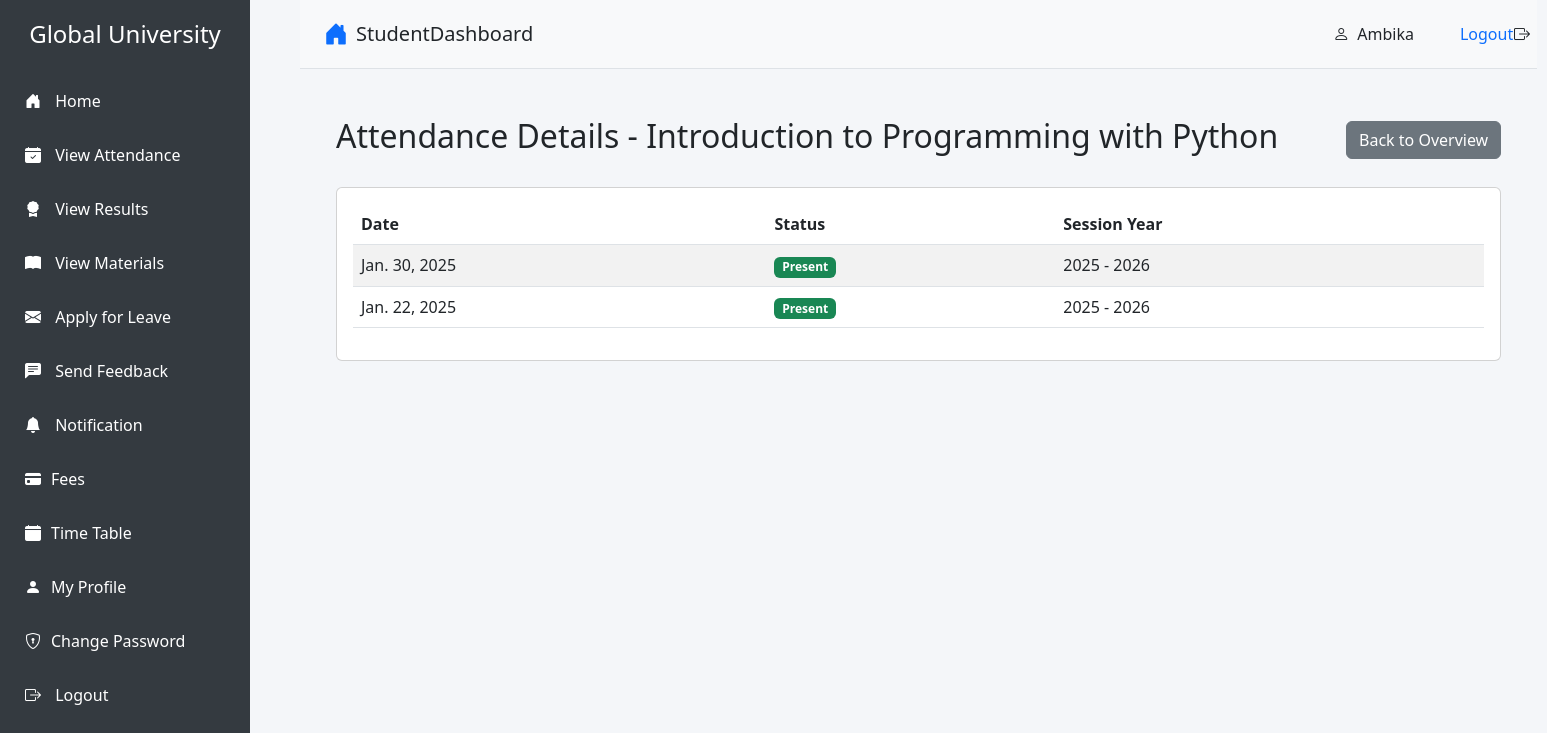
/student/attendance-detail/?subject=2 (signed in), run on the app's committed database.
### student/models.py (models this page shows, shortened)
class Subject(models.Model):
    name = models.CharField(max_length=100, unique=True)
    description = models.TextField()
    course = models.ForeignKey(Course, on_delete=models.CASCADE, default=1) #need to give defauult course
    staff= models.ForeignKey(Staff, on_delete=models.CASCADE)

class AttendanceReport(models.Model):
    student = models.ForeignKey(Student, on_delete=models.CASCADE)
    attendance = models.ForeignKey(Attendance, on_delete=models.CASCADE)
    status = models.BooleanField(default=False)  # True for Present, False for Absent
    created_at = models.DateTimeField(default=timezone.now)
    updated_at = models.DateTimeField(default=timezone.now)

class Attendance(models.Model):
    subject = models.ForeignKey(Subject, on_delete=models.CASCADE)
    attendance_date = models.DateField(default=timezone.now)
    session_year = models.ForeignKey(SessionYearModel, on_delete=models.CASCADE)
    created_at = models.DateTimeField(default=timezone.now)
    updated_at = models.DateTimeField(default=timezone.now)

class SessionYearModel(models.Model):
    id = models.AutoField(primary_key=True)
    session_start_year = models.DateField()
    session_end_year = models.DateField()
    def __str__(self):
        return f"{self.session_start_year.year} - {self.session_end_year.year}"

### student/views.py (the view)
# urls.py: path('attendance-detail/', views.attendance_detail, name='attendance_detail'),
@login_required
def attendance_detail(request):
    student = request.user.student
    subject_id = request.GET.get('subject')
    if not subject_id:
        messages.error(request, "Please select a subject")
        return redirect('student:view_attendance')
    try:
        subject = Subject.objects.get(id=subject_id, course=student.course)
        attendance_reports = AttendanceReport.objects.filter(
            student=student,
            attendance__subject=subject
        ).select_related('attendance').order_by('-attendance__attendance_date')
        context = {
            'subject': subject,
            'attendance_reports': attendance_reports,
            'student': student
        }
        return render(request, 'student/attendance_detail.html', context)
    except Subject.DoesNotExist:
        messages.error(request, "Subject not found")
        return redirect('student:view_attendance')

### templates/student/attendance_detail.html (shortened to what this page needs)
{% extends 'student/base.html' %}
{% block content %}
<div class="container mt-4">
    <div class="d-flex justify-content-between align-items-center mb-4">
        <h2>Attendance Details - {{ subject.name }}</h2>
        <a href="{% url 'student:view_attendance' %}" class="btn btn-secondary">Back to Overview</a>
    </div>
    {% if attendance_reports %}
        <div class="card">
            <div class="card-body">
                <div class="table-responsive">
                    <table class="table table-striped">
                        <thead>
                            <tr>
                                <th>Date</th>
                                <th>Status</th>
                                <th>Session Year</th>
                            </tr>
                        </thead>
                        <tbody>
                            {% for report in attendance_reports %}
                                <tr>
                                    <td>{{ report.attendance.attendance_date }}</td>
                                    <td>
                                        <span class="badge {% if report.status %}bg-success{% else %}bg-danger{% endif %}">
                                            {% if report.status %}Present{% else %}Absent{% endif %}
                                        </span>
                                    </td>
                                    <td>{{ report.attendance.session_year }}</td>
                                </tr>
                            {% endfor %}
                        </tbody>
                    </table>
                </div>
            </div>
        </div>
    {% else %}
        <div class="alert alert-info">
            No attendance records found for this subject.
        </div>
    {% endif %}
</div>
{% endblock %}

### templates/student/base.html (shortened to what this page needs)
{% load static %}
<!DOCTYPE html>
<html lang="en">
<head>
    <link rel="stylesheet" href="https://cdn.jsdelivr.net/npm/bootstrap@5.3.0/dist/css/bootstrap.min.css">
    <link href="https://cdnjs.cloudflare.com/ajax/libs/bootstrap-icons/1.10.5/font/bootstrap-icons.min.css" rel="stylesheet">
</head>
<body>
    <div class="d-flex">
        {% include "student/sidebar.html" %}
        <div class="flex-grow-1">
            <header class="d-flex justify-content-between align-items-center px-4 py-3 border-bottom">
                <div class="d-flex align-items-center">
                    <i class="bi bi-house-door-fill me-2 fs-4 text-primary"></i>
                    <h1 class="h5 mb-0">StudentDashboard</h1>
                </div>
                <div class="d-flex align-items-center">
                    <div class="d-flex align-items-center" style="margin-left:-100px;">
                        <i class="bi bi-person me-2"></i> <span class="" style="margin-right:100px;" >{{ request.user.username }}</span>
                        <i class="bi bi-box-arrow-right"></i><a href="{% url 'staff:logout' %} " style="text-decoration: none; margin-left:-70px;"> Logout</a>
                    </div>
                </div>
            </header>
            <main class="p-4">
                {% block content %}
                {% endblock content %}
            </main>
        </div>
    </div>
</body>
</html>

### templates/student/base.html (style rules this page uses)
body { font-family: 'Arial', sans-serif; }
header { background-color: #f8f9fa; gap:900px }
header h1 { font-size: 20px; }

### templates/student/sidebar.html (style rules this page uses)
body { display: flex; min-height: 100vh; background-color: #f4f6f9; }

### data on the page
Subject: name "Introduction to Programming with Python"
AttendanceReport: attendance.attendance_date "Jan. 30, 2025", status "Present", attendance.session_year "2025 - 2026"
AttendanceReport: attendance.attendance_date "Jan. 22, 2025", status "Present", attendance.session_year "2025 - 2026"

### other printed values
{{ request.user.username }} "Ambika"
